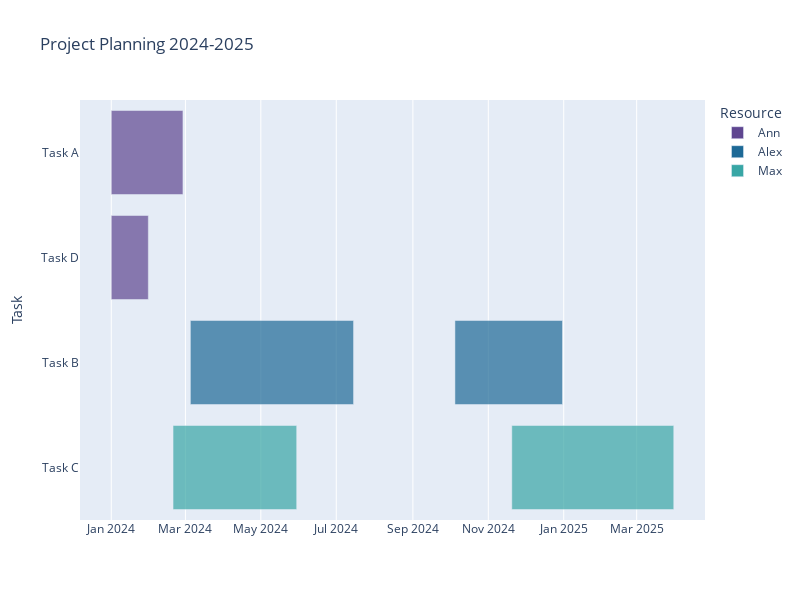

This figure's notebook cell:
### Code cell
fig = px.timeline(df, x_start="Start", x_end="Finish", y="Task", 
                  color="Resource",
                  hover_name="Task",
                #   color_discrete_sequence=px.colors.sequential.Plasma,
                  color_discrete_sequence=px.colors.qualitative.Prism,
                  opacity=.7,
                  height = 600, width = 800,
                  title='Project Planning 2024-2025'
                  )
fig.update_yaxes(autorange="reversed")
fig.show()

### Figure 1 — Plotly figure (JSON) as saved in the notebook; plotly's stock layout.template omitted (floating-point values rounded to 4 significant figures)
{"data": [{"alignmentgroup": "True", "base": ["2024-01-01", "2024-01-01"], "hovertemplate": "<b>%{hovertext}</b><br><br>Resource=Ann<br>Start=%{base}<br>Finish=%{x}<br>Task=%{y}<extra></extra>", "hovertext": ["Task A", "Task D"], "legendgroup": "Ann", "marker": {"color": "rgb(95, 70, 144)", "opacity": 0.7, "pattern": {"shape": ""}}, "name": "Ann", "offsetgroup": "Ann", "orientation": "h", "showlegend": true, "textposition": "auto", "type": "bar", "x": [5011200000, 2592000000], "xaxis": "x", "y": ["Task A", "Task D"], "yaxis": "y"}, {"alignmentgroup": "True", "base": ["2024-03-05", "2024-10-05"], "hovertemplate": "<b>%{hovertext}</b><br><br>Resource=Alex<br>Start=%{base}<br>Finish=%{x}<br>Task=%{y}<extra></extra>", "hovertext": ["Task B", "Task B"], "legendgroup": "Alex", "marker": {"color": "rgb(29, 105, 150)", "opacity": 0.7, "pattern": {"shape": ""}}, "name": "Alex", "offsetgroup": "Alex", "orientation": "h", "showlegend": true, "textposition": "auto", "type": "bar", "x": [11404800000, 7516800000], "xaxis": "x", "y": ["Task B", "Task B"], "yaxis": "y"}, {"alignmentgroup": "True", "base": ["2024-02-20", "2024-11-20"], "hovertemplate": "<b>%{hovertext}</b><br><br>Resource=Max<br>Start=%{base}<br>Finish=%{x}<br>Task=%{y}<extra></extra>", "hovertext": ["Task C", "Task C"], "legendgroup": "Max", "marker": {"color": "rgb(56, 166, 165)", "opacity": 0.7, "pattern": {"shape": ""}}, "name": "Max", "offsetgroup": "Max", "orientation": "h", "showlegend": true, "textposition": "auto", "type": "bar", "x": [8640000000, 11318400000], "xaxis": "x", "y": ["Task C", "Task C"], "yaxis": "y"}], "layout": {"barmode": "overlay", "height": 600, "legend": {"title": {"text": "Resource"}, "tracegroupgap": 0}, "title": {"text": "Project Planning 2024-2025"}, "width": 800, "xaxis": {"anchor": "y", "domain": [0, 1], "type": "date"}, "yaxis": {"anchor": "x", "autorange": "reversed", "domain": [0, 1], "title": {"text": "Task"}}}}
